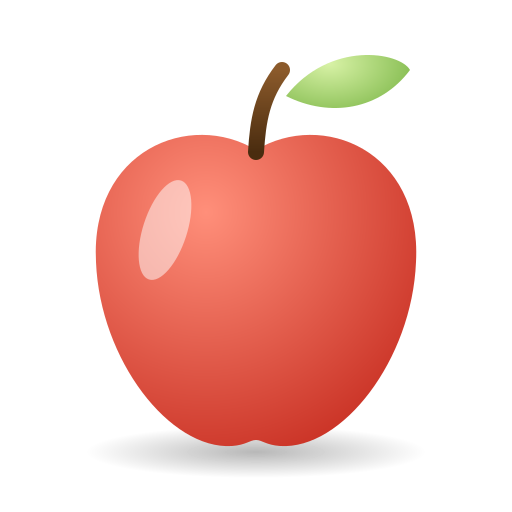
#> input picture apps/mobile/assets/images/obj_apple.png, 512 x 512 px, given in place of Bowl.jpg, which was not available
$ python process_photos.py
#> lines starting #> are read from the running program, lines starting #| are printed output that depends on the picture
"""Crop / cut out / compress the user-supplied photos into app assets."""
from pathlib import Path

import numpy as np
from PIL import Image, ImageFilter
from scipy import ndimage as ndi

SRC = Path(r"C:\Users\easwa\Downloads\Images")
OUT = Path(r"C:\Users\easwa\fitness_app\apps\mobile\assets\images")
OUT.mkdir(parents=True, exist_ok=True)


def photo(name, out, box_display, factor, max_side, q=80):
#> called with name = 'Bowl.jpg', out = 'hero_home_plate.jpg', box_display = (480, 160, 1480, 1160), factor = 3.36, max_side = 800, q = 80
    im = Image.open(SRC / name).convert("RGB")
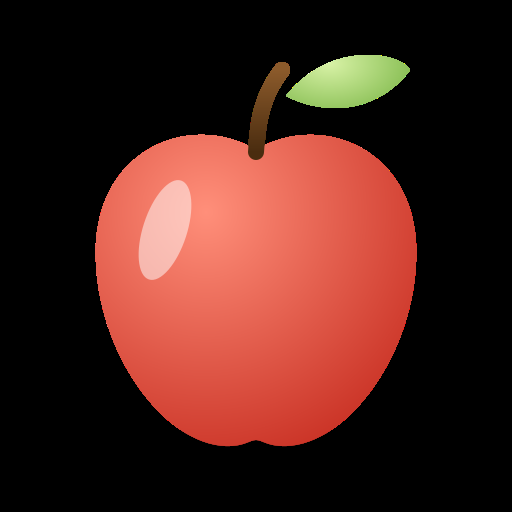
#> im: PIL image 512x512 RGB; mean R, G, B 75.2, 35, 28
    box = tuple(int(v * factor) for v in box_display)
    im = im.crop(box)
#> im: PIL image 3360x3360 RGB; every value is 0
    im.thumbnail((max_side, max_side), Image.LANCZOS)
#> im: PIL image 800x800 RGB; every value is 0
    im.save(OUT / out, "JPEG", quality=q, optimize=True, progressive=True)
    print(out, im.size, round((OUT / out).stat().st_size / 1024), "KB")
#| hero_home_plate.jpg (800, 800) 4 KB


def flood_bg(rgb, is_bg):
    """Background = bg-like pixels connected to the image border."""
    lab, n = ndi.label(is_bg)
    border = set(np.unique(np.concatenate([lab[0], lab[-1], lab[:, 0], lab[:, -1]])))
    border.discard(0)
    return np.isin(lab, list(border))


def save_cutout(rgb, bg, out, max_side, feather=1.2):
    alpha = (~bg).astype(np.float32)
    # remove 1px fringe, then soften the edge
    alpha = ndi.binary_erosion(alpha > 0.5, iterations=1).astype(np.float32)
    alpha = ndi.gaussian_filter(alpha, feather)
    img = Image.fromarray(rgb).convert("RGBA")
    img.putalpha(Image.fromarray((alpha * 255).astype(np.uint8)))
    bbox = img.getchannel("A").point(lambda v: 255 if v > 10 else 0).getbbox()
    img = img.crop(bbox)
    img.thumbnail((max_side, max_side), Image.LANCZOS)
    img.save(OUT / out, "PNG", optimize=True)
    print(out, img.size, round((OUT / out).stat().st_size / 1024), "KB")


# ── photos used as inset tiles ────────────────────────────────────────────────
photo("Bowl.jpg", "hero_home_plate.jpg", (480, 160, 1480, 1160), 3.36, 800)
photo("Battle ropes.jpg", "hero_gym_athlete.jpg", (400, 620, 1200, 1760), 2.75, 1000)
#> call 2 of photo, with name = 'Battle ropes.jpg', out = 'hero_gym_athlete.jpg', box_display = (400, 620, 1200, 1760), factor = 2.75, max_side = 1000, q = 80
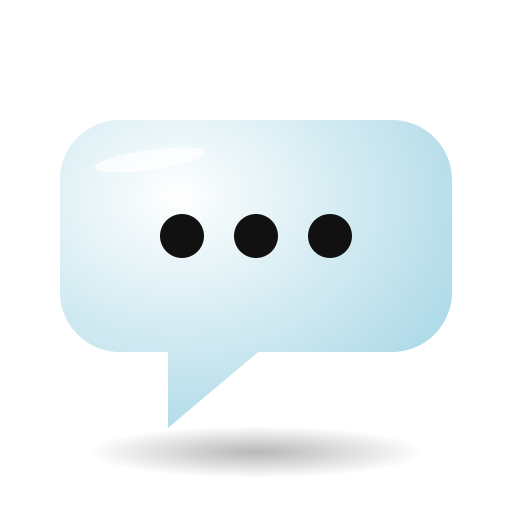
#> input picture apps/mobile/assets/images/obj_chat.png, 512 x 512 px, given in place of Battle ropes.jpg, which was not available
#> in photo (call 2), `im = Image.open(SRC / name).convert("RGB")`:
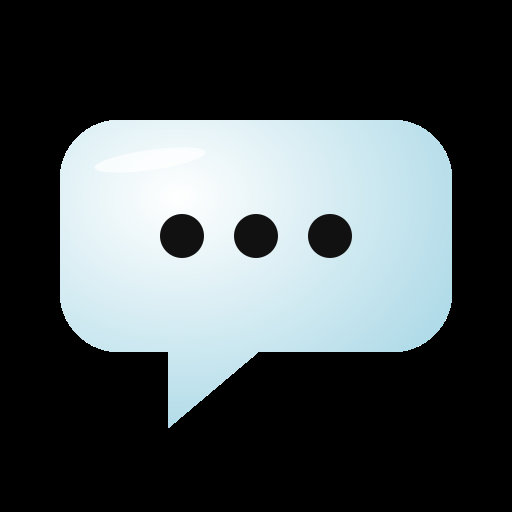
#> im: PIL image 512x512 RGB; mean R, G, B 71.6, 78.8, 81
#> in photo (call 2), `im = im.crop(box)`: im: PIL image 2200x3135 RGB; every value is 0
#> in photo (call 2), `im.thumbnail((max_side, max_side), Image.LANCZOS)`: im: PIL image 702x1000 RGB; every value is 0
#| hero_gym_athlete.jpg (702, 1000) 5 KB
photo("Push-up.jpg", "hero_home_workout.jpg", (340, 440, 1160, 1260), 2.88, 800)
#> in photo (call 3), `im = im.crop(box)`: im: PIL image 2361x2361 RGB; every value is 0
#| hero_home_workout.jpg (800, 800) 4 KB
photo("Athlete.jpg", "hero_progress.jpg", (330, 0, 1660, 1333), 1.51, 800)
#> (the run stopped early here; a loop or call above may not have finished)
